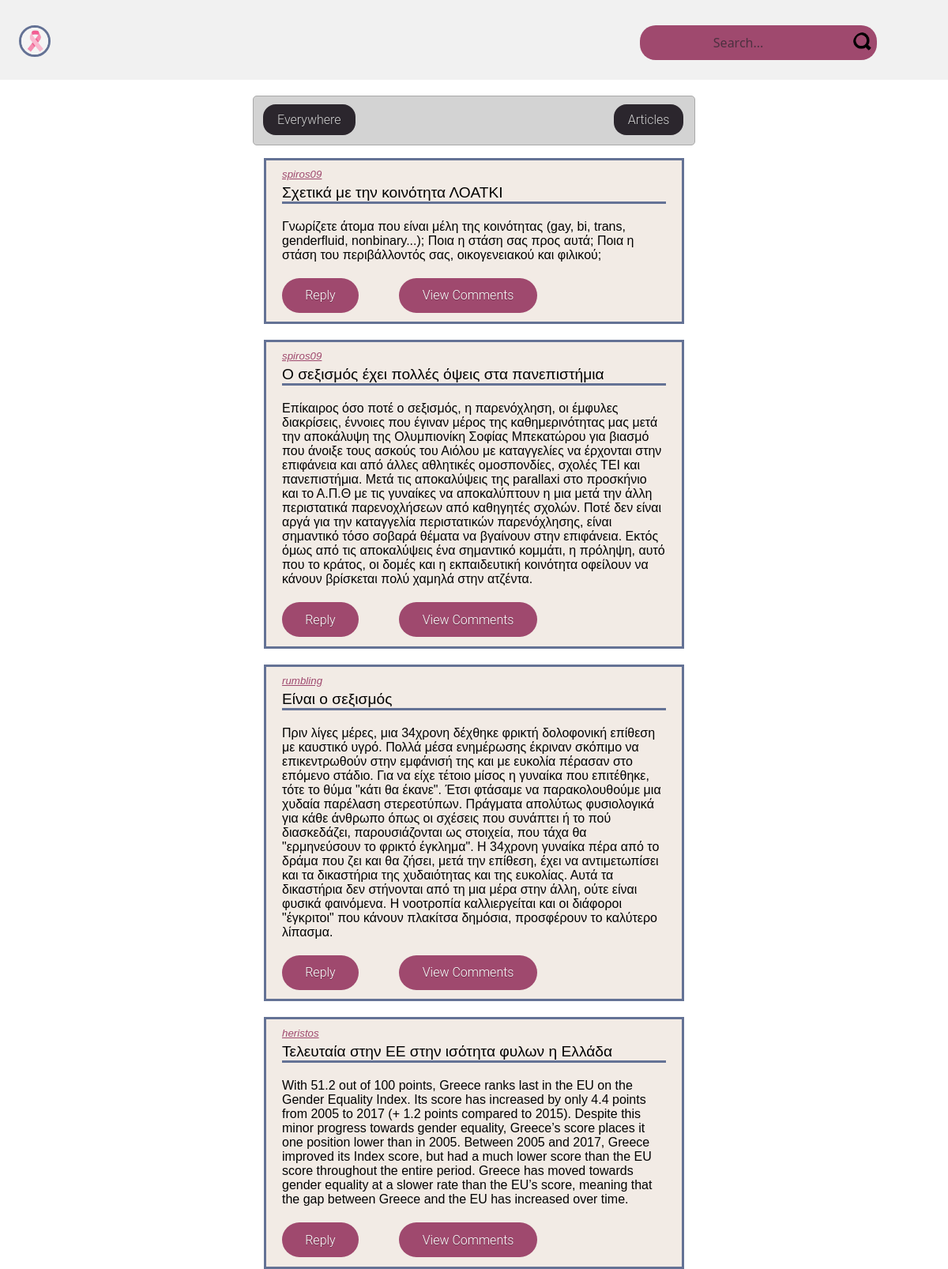
/feed.php?pvbcontent=Articles, run on the app's committed database.
### tables this page shows
CREATE TABLE `articles` (
  `ID` int(10) UNSIGNED NOT NULL,
  `TITLE` varchar(50) NOT NULL,
  `USERNAME` varchar(20) DEFAULT NULL,
  `CONTENT` varchar(1000) DEFAULT NULL,
  `DATE` datetime NOT NULL
);

### post.php (the view)
<?php
echo
"<div class=\"post\">
    <div class=\"postUser\">
        <a class=\"postUserLink\" href=\"profilepage.php?user=".$usertext."\">
            ".$usertext."
        </a>
    </div>
    <div class=\"postTitle\">
        <a>".$titletext."</a>
    </div>
    <div class=\"postBody\">
        <a>
            ".$bodytext."
        </a>
    </div>
    <div class=\"postButtons\">
        <button class=\"postReplyButton bn1\" onclick=\"openReply(".$postid.");\">
            Reply
        </button>
        <button class=\"postViewCommentsButton bn1\" onclick=\"openPost(".$postid.");\">
            View Comments
        </button>
    </div>
</div>";
?>

### feed.php (shortened to what this page needs)
<!DOCTYPE html>
<html>
    <head>
        <link rel="stylesheet" href="./feed.css">
        <link rel="stylesheet" href="./post.css">
    </head>
    <body>
        <div>
            <?php include "header.php";?>
        </div>
        <div id="postGroup">
            <div class="PVB">
                <?php include "post-navigation-bar.php"?>
            </div>
            <div id="postList">
                <?php
                    $conn = @mysqli_connect("localhost", "NotLoginUsers", "NLogUsSHC");
                    if(isset($_GET["pvbcontent"])) {
                        $pvbcontent = $_GET["pvbcontent"];
                    } else {
                        $pvbcontent = "All";
                    }
                    if(isset($_GET["pvbregion"])) {
                        $pvbregion = $_GET["pvbregion"];
                    } else {
                        $pvbregion = "Everywhere";
                    }
                    if(strcmp($pvbcontent, "All") == 0) {
                        if(strcmp($pvbregion, "Everywhere") == 0) {
                            $sqlQuery = "SELECT id, username, title, content, date, null as region
                            FROM articles
                            UNION
                            SELECT null as id, username, title, content, date, region
                            FROM complaints
                            ORDER BY date DESC
                            LIMIT 10";
                        } else {
                            $sqlQuery = "SELECT id, username, title, content, date, null as region
                            FROM articles
                            UNION
                            SELECT null as id, username, title, content, date, region
                            FROM complaints
                            WHERE region LIKE \"".$pvbregion."\"
                            ORDER BY date DESC
                            LIMIT 10";
                        }
                        $results = mysqli_query($conn, $sqlQuery);
                        while($row = mysqli_fetch_array($results)) {
                            if($row["region"]) {
                                $usertext = $row["username"];
                                $titletext = $row["title"];
                                $bodytext = $row["content"];
                                include("complaint.php");
                            } else {
                                $usertext = $row["username"];
                                $titletext = $row["title"];
                                $bodytext = $row["content"];
                                $postid = $row["id"];
                                include("post.php");
                            }
                        }
                    } else if(strcmp($pvbcontent, "Articles") == 0) {
                        $sqlQuery = "SELECT * FROM articles ORDER BY articles.date LIMIT 10";
                        $results = mysqli_query($conn, $sqlQuery);
                        while($row = mysqli_fetch_array($results)) {
                            $usertext = $row["USERNAME"];
                            $titletext = $row["TITLE"];
                            $bodytext = $row["CONTENT"];
                            $postid = $row["ID"];
                            include("post.php");
                        }
                    } else if(strcmp($pvbcontent, "Complaints") == 0) {
                        if(strcmp($pvbregion, "Everywhere") == 0) {
                            $sqlQuery = "SELECT * FROM complaints ORDER BY complaints.date LIMIT 10";
                        } else {
                            $sqlQuery = "SELECT * FROM complaints WHERE region LIKE \"".$pvbregion."\"  ORDER BY complaints.date LIMIT 10";
                        }
                        $results = mysqli_query($conn, $sqlQuery);
                        while($row = mysqli_fetch_array($results)) {
                            $usertext = $row["USERNAME"];
                            $titletext = $row["TITLE"];
                            $bodytext = $row["CONTENT"];
                            include("complaint.php");
                        }
                    }
                ?>
            </div>
        </div>
    </body>
</html>

### header.php (shortened to what this page needs)
<!DOCTYPE html>
<html lang="en">
    <head>
        <link rel="stylesheet" href="header.css">
    </head>
    <body>
        <div class="header">
            <link rel="stylesheet" href="header.css"></link>
            <a href="index.php" class="logo">
                <button>
                    <img src="images\logo.png" alt="logo">
                </button>
            </a>
            <div class="header-center">
            </div>
            <div class="header-right">
                <a>
                    <form id="form" action="searchResult.php">
                        <input type="search" id="query" name="q" placeholder="Search...">
                        <button type="submit">
                            <img src="images\search-icon.png">
                        </button>
                    </form>
                </a>
            </div>
        </div>
    </body>
</html>

### post-navigation-bar.php (shortened to what this page needs)
<!DOCTYPE html>
<html>
    <head>
        <link rel="stylesheet" href="post-navigation-bar.css">
    </head>
    <body>
        <div class="post-header">
            <div class="dropdown">
                <a class="bn2" id="regionDropdownButton">
                    <?php
                        if(isset($_GET["pvbregion"])) {
                            echo $_GET["pvbregion"];
                        } else {
                            echo "Everywhere";
                        }
                    ?>
                </a>
            </div>
            <div class="buttons-right">
                <div class="dropdown">
                    <a class="bn2">
                        <?php
                            if(isset($_GET["pvbcontent"])) {
                                echo $_GET["pvbcontent"];
                            } else {
                                echo "All";
                            }
                        ?>
                    </a>
                </div>
            </div>
        </div>
    </body>
</html>

### feed.css (style rules this page uses)
#postList { display: flex; flex-direction: column; gap: 20px; }
#postGroup { padding: 20px 20px; padding-bottom: 0px; margin: auto; width: 50%; }

### post.css (style rules this page uses)
.post { align-self: center; background-color: #f2ebe5; border: solid #647295; width: 95%; height: auto; padding: 10px 20px 10px 20px; }
.postUser { padding-bottom: 5px; font-size: smaller; font-style: italic; }
.postUserLink { color:#9f496e; }
.postTitle { font-size: larger; border-style: solid; border-color: #647295; border-top: hidden; border-left: hidden; border-right: hidden; }
.postBody { padding-top: 20px; padding-bottom: 20px }
.postButtons { vertical-align: bottom; display: flex; gap: 50px; }
.postReplyButton { width: auto; }
.postViewCommentsButton { width: auto; }

### header.css (style rules this page uses)
* { box-sizing: border-box; }
body { margin: 0; font-family: Arial, Helvetica, sans-serif; }
.header { overflow: hidden; background-color: #f1f1f1; padding: 10px 10px; max-height: 101px; }
.header a { float: left; color: black; text-align: center; padding: 12px; text-decoration: none; font-size: 18px; line-height: 25px; border-radius: 4px; }
.header .logo img { margin-top: 10px; font-size: 25px; font-weight: bold; border: 3px solid #647295; }
.header-right { float: right; }
.header-center { padding-left: 45%; padding-top: 10px; }
.bn1 { display: inline-block; padding: 0.5em 1.7em; margin: 0 0.1em 0.1em 0; border: 0.16em solid rgba(255, 255, 255, 0); background-color: #9f496e; border-radius: 2em; box-sizing: border-box; text-decoration: none; font-family: "Roboto", sans-serif; font-weight: 300; color: #ffffff; text-shadow: 0 0.04em 0.04em rgba(0, 0, 0, 0.35); text-align: center; transition: all 0.2s; cursor: pointer; }
.bn2 { display: inline-block; padding: 0.5em 1em; margin: 0 0.1em 0.1em 0; border: 0.16em solid rgba(255, 255, 255, 0); background-color: #2b262d; border-radius: 1em; box-sizing: border-box; text-decoration: none; font-weight: 300; color: lightgrey; text-shadow: 0 0.04em 0.04em rgba(0, 0, 0, 0.35); text-align: center; transition: all 0.2s; cursor: pointer; font-family: "Roboto", sans-serif; }
.header-right form { background-color: #9f496e; width: 300px; height: 44px; border-radius: 20px; display: flex; flex-direction: row; align-items: center; }
.header-right input { all: unset; font: 16px system-ui; color: #fff; height: 100%; width: 100%; padding: 6px 10px; }
::placeholder { color: #2b262d; opacity: 0.7; }
button { all: unset; cursor: pointer; width: 44px; height: 44px; align-items: center; }
form button img { height: 25px; width: 25px; margin-top:25%; margin-bottom:25%; }
button img { width: 40px; height: 40px; border-radius: 50%; }

### post-navigation-bar.css (style rules this page uses)
.post-header { border: 1px solid darkgray; background-color: lightgray; align-items: center; border-radius: 5px; box-sizing: border-box; display: flex; margin-bottom: 16px; padding: 10px 12px; }
.buttons-right { margin-left: auto; }
.dropdown { position: relative; display: inline-block; }

### data on the page
articles: USERNAME "spiros09", TITLE "Σχετικά με την κοινότητα ΛΟΑΤΚΙ", CONTENT "Γνωρίζετε άτομα που είναι μέλη της κοινότητας (gay, bi, trans, genderfluid, nonbinary...); Ποια η στάση σας προς αυτά; Ποια η στάση του περιβάλλοντός σας, οικογενειακού και φιλικού;"
articles: USERNAME "spiros09", TITLE "Ο σεξισμός έχει πολλές όψεις στα πανεπιστήμια", CONTENT "Επίκαιρος όσο ποτέ ο σεξισμός, η παρενόχληση, οι έμφυλες διακρίσεις, έννοιες που έγιναν μέρος της καθημερινότητας μας μετά την αποκάλυψη της Ολυμπιονίκη Σοφίας Μπεκατώρου για βιασμό που άνοιξε τους ασκούς του Αιόλου με καταγγελίες να έρχονται στην επιφάνεια και από άλλες αθλητικές ομοσπονδίες, σχολές ΤΕΙ και πανεπιστήμια. Μετά τις αποκαλύψεις της parallaxi στο προσκήνιο και το Α.Π.Θ με τις γυναίκες να αποκαλύπτουν η μια μετά την άλλη περιστατικά παρενοχλήσεων από καθηγητές σχολών. Ποτέ δεν είναι αργά για την καταγγελία περιστατικών παρενόχλησης, είναι σημαντικό τόσο σοβαρά θέματα να βγαίνουν στην επιφάνεια. Εκτός όμως από τις αποκαλύψεις ένα σημαντικό κομμάτι, η πρόληψη, αυτό που το κράτος,…"
articles: USERNAME "rumbling", TITLE "Είναι ο σεξισμός", CONTENT "Πριν λίγες μέρες, μια 34χρονη δέχθηκε φρικτή δολοφονική επίθεση με καυστικό υγρό. Πολλά μέσα ενημέρωσης έκριναν σκόπιμο να επικεντρωθούν στην εμφάνισή της και με ευκολία πέρασαν στο επόμενο στάδιο. Για να είχε τέτοιο μίσος η γυναίκα που επιτέθηκε, τότε το θύμα \"κάτι θα έκανε\". Έτσι φτάσαμε να παρακολουθούμε μια χυδαία παρέλαση στερεοτύπων. Πράγματα απολύτως φυσιολογικά για κάθε άνθρωπο όπως οι σχέσεις που συνάπτει ή το πού διασκεδάζει, παρουσιάζονται ως στοιχεία, που τάχα θα \"ερμηνεύσουν το φρικτό έγκλημα\". Η 34χρονη γυναίκα πέρα από το δράμα που ζει και θα ζήσει, μετά την επίθεση, έχει να αντιμετωπίσει και τα δικαστήρια της χυδαιότητας και της ευκολίας. Αυτά τα δικαστήρια δεν στήνονται από…"
articles: USERNAME "heristos", TITLE "Τελευταία στην ΕΕ στην ισότητα φυλων η Ελλάδα", CONTENT "With 51.2 out of 100 points, Greece ranks last in the EU on the Gender Equality Index. Its score has increased by only 4.4 points from 2005 to 2017 (+ 1.2 points compared to 2015). Despite this minor progress towards gender equality, Greece’s score places it one position lower than in 2005. Between 2005 and 2017, Greece improved its Index score, but had a much lower score than the EU score throughout the entire period. Greece has moved towards gender equality at a slower rate than the EU’s score, meaning that the gap between Greece and the EU has increased over time."

### other printed values
$_GET["pvbcontent"] "Articles"
